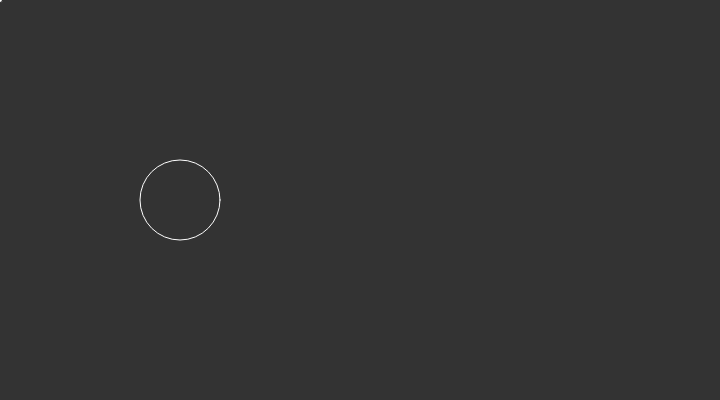
Frame 1 (no input)
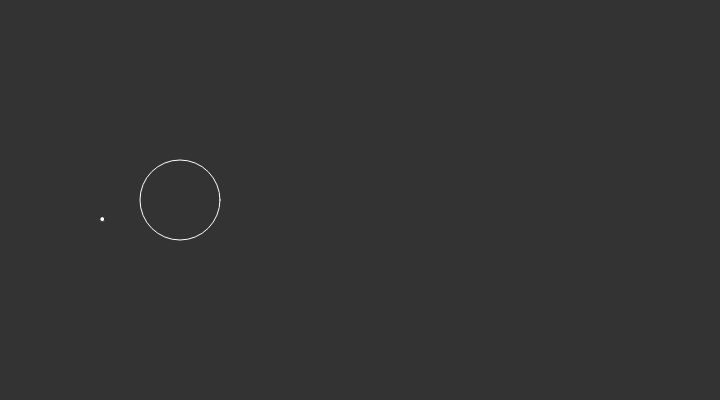
Frame 60 (no input)
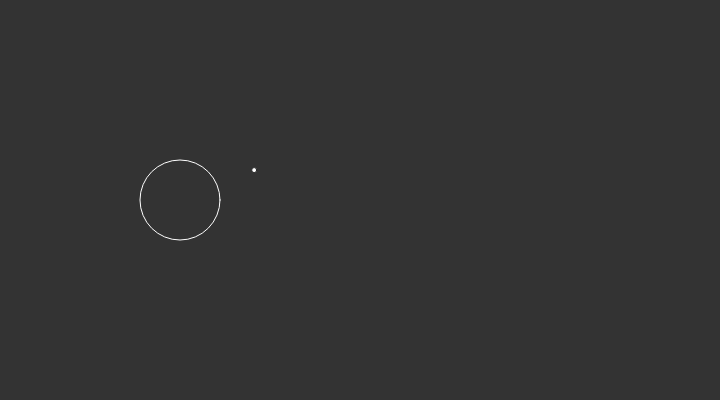
Frame 120 (the mouse pressed at the canvas centre since frame 60)

The p5.js sketch that drew these frames (run headless with seeded random() and noise() and a simulated clock; from frame 60 on, the mouse is pressed at the canvas centre):

// p5.js sketch
// ── sketch.js
var dimX = 720, dimY = 400;
var x = dimX/4, y = dimY/2, r = 80;
var time = 0;

var movX = 0, movY = 0;

function setup() {
	createCanvas(dimX, dimY);
}

function draw() {
	clear();
	background(51);

	stroke(255);
	noFill();
	circle(x, y, r);
	
	stroke(40);
	fill(255);
	circle(movX, movY, 5);
	//movX++;movY++;
	movX = r*cos(time) + x;
	movY = r*sin(time) + y;
		

	
	time += 0.05;
}
